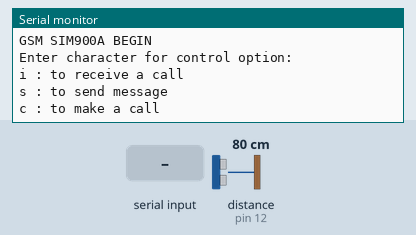
The sketch below on a simulated Arduino Uno, built with avr-gcc and run on an emulated ATmega328P. On the bench: the last lines printed to the serial monitor. Inputs (shaded band) come from the test bench; at power-on: distance to the obstacle (sensor on pin 12) 80 cm. The echo pulse lasts 58.3 µs per cm; the modem accepts every AT command (registered, SIM ready, sends succeed) and sends nothing else.

Above: at 1.3 s.
1.4 s: distance to the obstacle (sensor on pin 12) set to 2 cm
At 1.49 s:
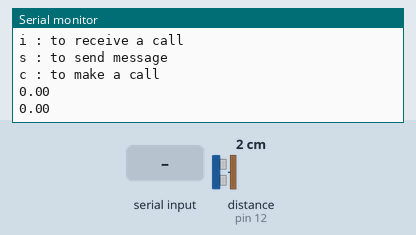
3.3 s: "c" received over Serial
At 4.1 s:
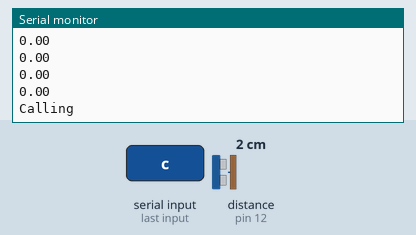
5.9 s: "s" received over the second serial link
At 5.94 s:
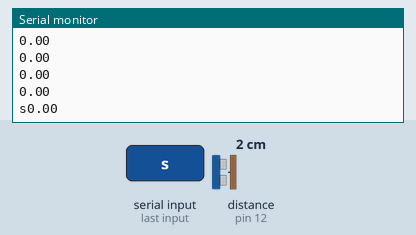
7.4 s: "c" received over the second serial link
At 7.43 s:
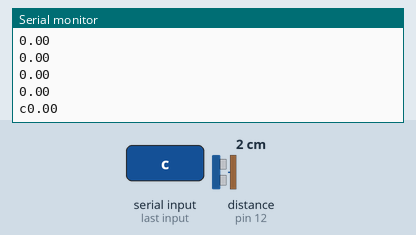
8.9 s: distance to the obstacle (sensor on pin 12) set to 120 cm
At 10.0 s:
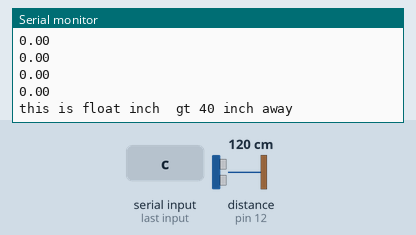
10.4 s: "i" received over Serial
At 11.9 s:
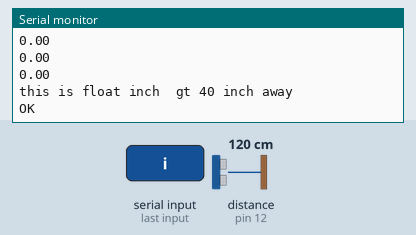

The sketch:

sketch_may07a.ino
```cpp
// for ultrasonic
#include <NewPing.h>
// for GSM
#include <SoftwareSerial.h>
SoftwareSerial mySerial(9, 10);
char msg;
char call;
boolean sndMsg = false;
float valueFromSensor;

//Define Trig and Echo pin
#define trigPin 11
#define echoPin 12
// Define maximum distance we want to ping for (in centimeters). Maximum sensor distance is rated at 400-500cm.
#define MAX_DISTANCE 300
//NewPing setup of pins and maximum distance.
NewPing sonar(trigPin, echoPin, MAX_DISTANCE);
void setup()
{
Serial.begin(9600); // Open serial monitor at 9600 baud to see ping results.
mySerial.begin(9600);   // Setting the baud rate of GSM Module
 Serial.println("GSM SIM900A BEGIN");
  Serial.println("Enter character for control option:");
  Serial.println("i : to receive a call");
  Serial.println("s : to send message");
  Serial.println("c : to make a call");
  Serial.println();
  delay(100);
}
void loop()
{
delay(50); //Wait 50ms between pings (about 20 pings/sec). 29ms should be the shortest delay between pings.
//Serial.print("Distance = ");
//Serial.print(sonar.ping_in()); // Send ping, get distance in cm and print result (0 = outside set distance range)
//Serial.println(" inch");

valueFromSensor = sonar.ping_in();

//to check the distance is gt than 40 inch


//
if(valueFromSensor >= 40 && sndMsg==true){

//    SendMessage();
//MakeCall();
  Serial.println("this is float inch  gt 40 inch away");
sndMsg=false;

}

if(valueFromSensor<30){
  sndMsg=true;
  Serial.println(valueFromSensor);
  }

//end to check the distance gt than 40 inch away


  if (Serial.available()>0)
   switch(Serial.read())
  {
    case 's':
      SendMessage();
      break;
    case 'c':
      MakeCall();
      break;
    case 'i':
      ReceiveCall();
      break;
  }
 if (mySerial.available()>0)
 Serial.write(mySerial.read());
}

void SendMessage()
{
  mySerial.println("AT+CMGF=1");    //Sets the GSM Module in Text Mode
  delay(1000);  // Delay of 1000 milli seconds or 1 second
  mySerial.println("AT+CMGS=\"+9779860236578\"\r"); // Replace x with mobile number
  delay(1000);
  mySerial.println("Water Level is getting low.");// The SMS text you want to send
  delay(100);
   mySerial.println((char)26);// ASCII code of CTRL+Z
  delay(1000);
}


void ReceiveCall()
{
  mySerial.println("ATA");
  delay(1000);
  {
    call=mySerial.read();
    Serial.print(call);
  }
}


void MakeCall()
{
  mySerial.println("ATD+9779860236578;"); // ATDxxxxxxxxxx; -- watch out here for semicolon at the end!!
  Serial.println("Calling  "); // print response over serial port
  delay(1000);
}
```

Measured:
- after the input at 1.4 s, the serial monitor: prints a new line at once (image 1)
- after the input at 3.3 s, the serial monitor: prints a new line at once (image 2)
- after the input at 5.9 s, the serial monitor: prints a new line at once (image 3)
- after the input at 7.4 s, the serial monitor: prints a new line at once (image 4)
- after the input at 8.9 s, the serial monitor: prints a new line after 0.05 s (image 5)
- after the input at 10.4 s, the serial monitor: prints a new line after 1.1 s (image 6)
